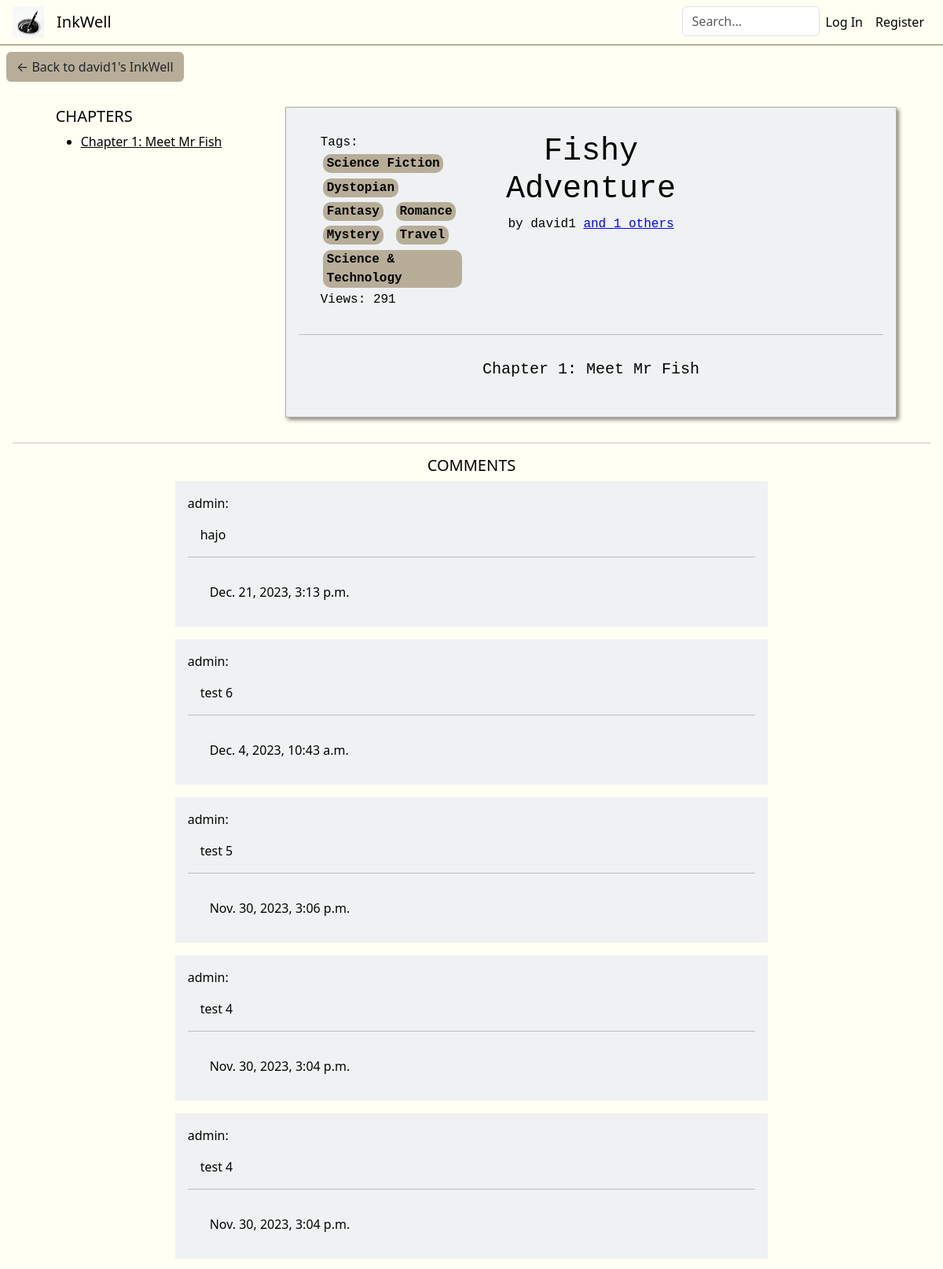
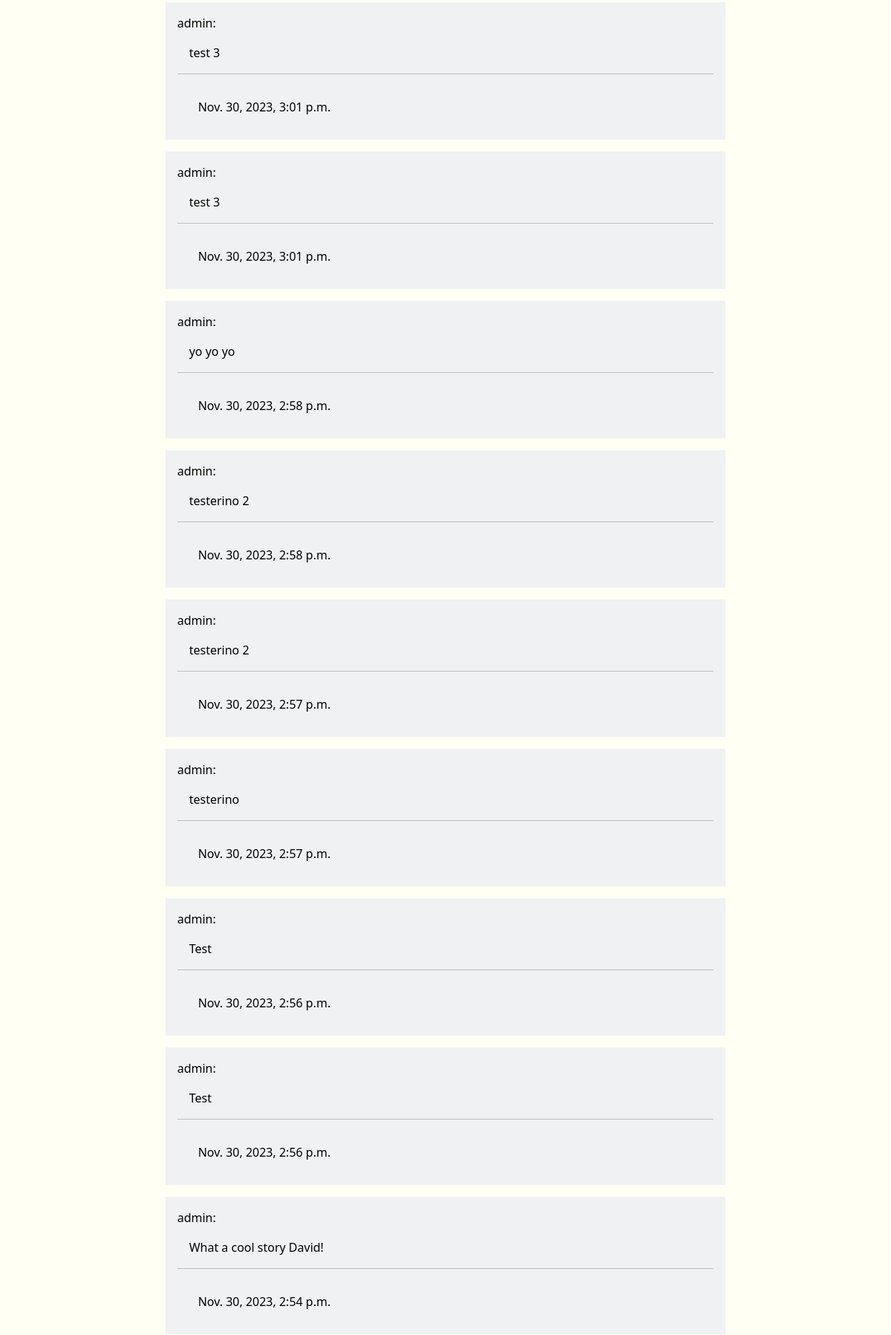
The page /ink_view/4 (upper part) on the database its author committed (2 pictures, top to bottom).
### inkwell/models.py (models this page shows, shortened)
class Ink(models.Model):
    wellOrigin = models.ForeignKey(Well, on_delete=models.CASCADE, related_name="well_pk", default="")
    inkOwner = models.ForeignKey(User, on_delete=models.CASCADE, related_name="ink_owner", default="")
    coAuthors = models.ManyToManyField(User, related_name="CoAuthors", blank=True)
    privateStatus = models.BooleanField(default=False)
    updateStatus = models.BooleanField(default=False) # If the Ink is edited at least once, this changes to true
    ink_following = models.ManyToManyField(User, related_name="ink_following", blank=True)
    tags = models.ManyToManyField(Tag, related_name="tags", blank=True)
    description = models.CharField(max_length=500, default="")
    title = models.CharField(max_length=64, default="")
    views = models.PositiveBigIntegerField(default=0)
    creation_date = models.DateTimeField(default=timezone.now, editable=False)

class User(AbstractUser):
    about = models.CharField(max_length=250, default="")
    profilePicture = models.ImageField(upload_to='', blank=True, null=True)
    def __str__(self):
        return f"{self.username}"

class Chapter(models.Model):
    chapterNumber = models.PositiveIntegerField(default=1)
    chapterTitle = models.CharField(max_length=64)
    chapterContents = QuillField()
    chapterInkOrigin = models.ForeignKey(Ink, on_delete=models.CASCADE, related_name="chapterInkOrigin", default="")

class Tag(models.Model):
    tagName = models.CharField(max_length=64)
    def __str__(self):
        return f"{self.tagName}"

class Comment(models.Model):
    content = models.TextField()
    commentInkOrigin = models.ForeignKey(Ink, on_delete=models.CASCADE, related_name="commentInkOrigin", default="")
    commentAuthor = models.ForeignKey(User, on_delete=models.CASCADE, related_name="commentAuthor", default="")
    commentCreationDate = models.DateTimeField(default=timezone.now, editable=False)

### inkwell/views.py (the view, shortened to what this page needs)
# urls.py: path('ink_view/<int:inkID>', views.ink_view, name='ink_view'),
def ink_view(request, inkID):
    viewedInk = Ink.objects.get(id=inkID)
    chapters = Chapter.objects.filter(chapterInkOrigin=viewedInk).order_by("chapterNumber")
    viewedInk.views += 1
    viewedInk.save()
    viewingAsAuthor = False
    following_check = False
    comments = Comment.objects.filter(commentInkOrigin=viewedInk).order_by("-commentCreationDate")
    if request.method == "POST" and "commentContents" in request.POST:
        commentContents = request.POST.get("commentContents")
        new_comment = Comment(content=commentContents, commentInkOrigin=viewedInk, commentAuthor=current_user)
        new_comment.save()
        time.sleep(1)
        return redirect('ink_view', inkID=viewedInk.id)
    return render(request, "inkwell/ink_view.html", {
        "ink": viewedInk,
        "chapters": chapters,
        "following_check": following_check,
        "viewingAsAuthor": viewingAsAuthor,
        "comments": comments
    })

### inkwell/templates/inkwell/ink_view.html (shortened to what this page needs)
{% extends "inkwell/layout.html" %}
{% block body %}
<a href="{% url 'well' username=ink.inkOwner.username %}"><button class="backToInkWell btn btn-khaki">&larr; Back to {{ ink.inkOwner.username }}'s InkWell</button></a>
<div class="container-flex inkViewContainer">
    {% if ink.privateStatus and request.user != ink.inkOwner %}
        <div class="container disFdirColAliCen mt-5">
            <h3>THIS INK IS PRIVATE</h3>
        </div>
    {% else %}
        <div class="row mt-2">
            <div class="col-3 chapterListCol">
                <div class="chaptersListView">
                    <h5 class="text-start">CHAPTERS</h5>
                    <ul class="chapter-list">
                        {% for chapter in chapters %}
                            <a href="#anchorChapter{{ chapter.chapterNumber }}"><li>Chapter {{ chapter.chapterNumber }}: {{ chapter.chapterTitle }}</li></a>
                        {% endfor %}
                    </ul>
                </div>
            </div>
            <div class="col-8 inkViewContents">
                <div class="row inkTitleCard">
                    <div class="col inkTitleCardInfo displayDirectionCol">
                        <span>Tags:
                            {% for tag in ink.tags.all %}
                                <div class="tag">
                                    <span>{{ tag }}</span>
                                </div>
                            {% endfor %}
                        </span>
                        <span>Views: {{ ink.views }}</span>
                    </div>
                    <div class="col-5 inkViewTitleColumn displayDirectionCol">
                        <h1 class="text-center inkViewTitle">{{ ink.title }}</h1>
                        {% if ink.coAuthors %}
                            <span class="author-credit text-center">by {{ ink.inkOwner }} <a href="{% url 'inkCoAuthors' inkID=ink.id %}" style="text-decoration: underline; color: blue;">and {{ ink.coAuthors.count }} others</a></span>
                        {% else %}
                            <span class="author-credit text-center">by {{ ink.inkOwner }}</span>
                        {% endif %}
                    </div>
                    <div class="col">
                    </div>
                </div>
                <hr>
                {% for chapter in chapters %}
                <div class="justify-text p-3" id="anchorChapter{{chapter.chapterNumber}}">
                    <h5 class="text-center chapterTitle">Chapter {{ chapter.chapterNumber}}: {{chapter.chapterTitle}}</h5>
                </div>
                {% endfor %}
            </div>
        </div>
        <div class="row inkViewComments disFdirColAliCen">
            <hr>
            <div class="col-8">
                <div class="comments-section">
                    <h5 class="text-center">COMMENTS</h5>
                    {% for comment in comments %}
                        <div class="comment">
                            <span>{{ comment.commentAuthor }}:</span>
                            <p>{{ comment.content }}</p>
                            <hr>
                            <div class="row ">
                                <span class="col">{{ comment.commentCreationDate }}</span>
                                <div class="col delete-comment-form">
                                </div>
                            </div>
                        </div>
                    {% endfor %}
                </div>
            </div>
        </div>
    {% endif %}
</div>
{% endblock%}

### inkwell/static/inkwell/styles.css (style rules this page uses)
:root { --black: #020202ff; --dark-green: #0d2818ff; --pakistan-green: #04471cff; --sea-green: #058c42ff; --malachite: #16db65ff; --coquelicot: #f15025ff; --white: #ffffffff; --platinum: #e6e8e6ff; --timberwolf: #ced0ceff; --eerie-black: #191919ff; --gunmetal: #223843ff; --antiflash-white: #eff1f3ff; --timberwolf: #dbd3d8ff; --desert-sand: #d8b4a0ff; --burnt-sienna: #d77a61ff; --baby-powder: #fdfffcff; --lapis-lazuli: #235789ff; --fire-engine-red: #c1292eff; --school-bus-yellow: #f1d302ff; --raisin-black: #161925ff; --khaki: #b7ad99ff; --folly: #ff4365ff; --black: #030301ff; --turquoise: #00d9c0ff; --ivory: #fffff3ff; --primary-color: var(--antiflash-white); --secondary-color: var(--ivory); --background-color: var(--ivory); --text-color: var(--black); --border-color: var(--khaki); --button-color: var(--khaki); }
p, a, h1, h2, h3, h4, h5, span { color: var(--text-color); }
body { background-color: var(--background-color); margin: 0; z-index: 0; }
.displayDirectionCol { display: flex; flex-direction: column; }
.disFdirColAliCen { display: flex; flex-direction: column; align-items: center; }
.justify-text { text-align: justify; }
.backToInkView, .backToInkWell { margin: 0.5rem; }
.tag { border-radius: 10px; background-color: var(--border-color); display: inline-block; padding-left: 0.3rem; padding-right: 0.3rem; font-size: 16px; margin: 0.2rem; font-weight: bold; }
.chapterListCol { width: 19rem; }
.chaptersListView { position: sticky; top: 0px; }
.inkViewContainer .row { display: flex; justify-content: center; }
.inkViewContents, .inkEditMainCol, .request-review-text { background-color: var(--primary-color); border: 1px var(--border-color) solid; font-family: 'Courier New', Courier, monospace; padding: 1rem; box-shadow: 3px 3px 5px #888888; }
.inkViewComments { margin: 0; }
.comment { background-color: var(--primary-color); margin-bottom: 1rem; padding: 1rem; }
.comment p { margin: 1rem; }
.row { padding: 1rem; margin: 0; }
.btn-khaki { background-color: var(--button-color); }

### rows shown on the page
Ink: inkOwner.username "david1", views "291", title "Fishy Adventure", inkOwner "david1", coAuthors.count "1"
Chapter: chapterNumber "1", chapterTitle "Meet Mr Fish"
Tag: tagName "Science Fiction"
Tag: tagName "Dystopian"
Tag: tagName "Fantasy"
Tag: tagName "Romance"
Tag: tagName "Mystery"
Tag: tagName "Travel"
Tag: tagName "Science & Technology"
Comment: commentAuthor "admin", content "hajo", commentCreationDate "Dec. 21, 2023, 3:13 p.m."
Comment: commentAuthor "admin", content "test 6", commentCreationDate "Dec. 4, 2023, 10:43 a.m."
Comment: commentAuthor "admin", content "test 5", commentCreationDate "Nov. 30, 2023, 3:06 p.m."
Comment: commentAuthor "admin", content "test 4", commentCreationDate "Nov. 30, 2023, 3:04 p.m."
Comment: commentAuthor "admin", content "test 4", commentCreationDate "Nov. 30, 2023, 3:04 p.m."
Comment: commentAuthor "admin", content "test 3", commentCreationDate "Nov. 30, 2023, 3:01 p.m."
Comment: commentAuthor "admin", content "test 3", commentCreationDate "Nov. 30, 2023, 3:01 p.m."
Comment: commentAuthor "admin", content "yo yo yo", commentCreationDate "Nov. 30, 2023, 2:58 p.m."
Comment: commentAuthor "admin", content "testerino 2", commentCreationDate "Nov. 30, 2023, 2:58 p.m."
Comment: commentAuthor "admin", content "testerino 2", commentCreationDate "Nov. 30, 2023, 2:57 p.m."
Comment: commentAuthor "admin", content "testerino", commentCreationDate "Nov. 30, 2023, 2:57 p.m."
Comment: commentAuthor "admin", content "Test", commentCreationDate "Nov. 30, 2023, 2:56 p.m."
Comment: commentAuthor "admin", content "Test", commentCreationDate "Nov. 30, 2023, 2:56 p.m."
Comment: commentAuthor "admin", content "What a cool story David!", commentCreationDate "Nov. 30, 2023, 2:54 p.m."
